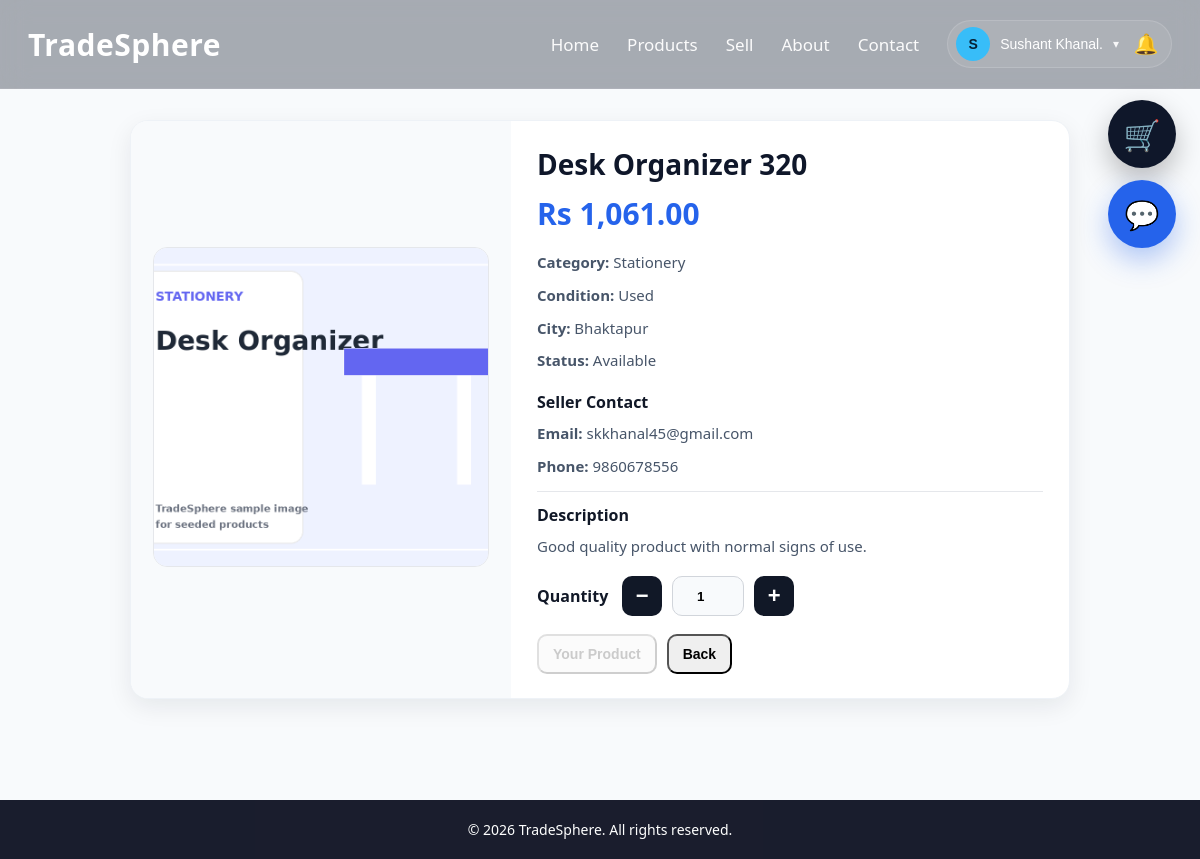
The page /product_details.php?id=91 (signed in) on the database its author committed.
### tables this page shows
CREATE TABLE `users` (
  `id` int(11) NOT NULL,
  `name` varchar(100) DEFAULT NULL,
  `email` varchar(150) DEFAULT NULL,
  `password` varchar(255) DEFAULT NULL,
  `role` enum('user','admin') DEFAULT 'user',
  `is_verified` tinyint(1) DEFAULT 0,
  `email_otp` varchar(255) DEFAULT NULL,
  `otp_expires_at` datetime DEFAULT NULL,
  `reset_token` varchar(255) DEFAULT NULL,
  `reset_expires_at` datetime DEFAULT NULL,
  `created_at` timestamp NOT NULL DEFAULT current_timestamp(),
  `seller_status` enum('none','pending','approved','rejected') DEFAULT 'none',
  `seller_requested_at` datetime DEFAULT NULL,
  `seller_verified_at` datetime DEFAULT NULL,
  `account_status` enum('active','pending_admin','removed') DEFAULT 'active',
  `removal_reason` text DEFAULT NULL,
  `removed_at` datetime DEFAULT NULL,
  `reapply_requested_at` datetime DEFAULT NULL
);

CREATE TABLE `products` (
  `id` int(11) NOT NULL,
  `user_id` int(11) DEFAULT NULL,
  `name` varchar(255) DEFAULT NULL,
  `category_id` int(11) DEFAULT NULL,
  `price` decimal(10,2) DEFAULT NULL,
  `city` varchar(100) DEFAULT NULL,
  `seller_email` varchar(150) DEFAULT NULL,
  `contact_number` varchar(20) DEFAULT NULL,
  `contact_info` varchar(255) DEFAULT NULL,
  `image` varchar(255) DEFAULT NULL,
  `description` text DEFAULT NULL,
  `product_condition` varchar(50) DEFAULT NULL,
  `status` enum('available','sold') DEFAULT 'available',
  `created_at` timestamp NOT NULL DEFAULT current_timestamp(),
  `average_rating` decimal(3,2) NOT NULL DEFAULT 0.00,
  `rating_count` int(11) NOT NULL DEFAULT 0,
  `ai_status` enum('approved','manual_review','rejected','skipped') DEFAULT 'skipped',
  `ai_reason` text DEFAULT NULL
);

CREATE TABLE `categories` (
  `id` int(11) NOT NULL,
  `name` varchar(100) NOT NULL
);

### includes/recommendation_helper.php (called while the page is built, shortened)
<?php
function getSimilarProducts($conn, $productId, $limit = 4) {
    $productId = (int)$productId;
    $targetRes = $conn->query("
        SELECT p.*, c.name AS category_name
        FROM products p
        LEFT JOIN categories c ON p.category_id = c.id
        WHERE p.id = $productId
        LIMIT 1
    ");
    $similar = [];
    usort($similar, function ($a, $b) {
        if ($a['recommendation_score'] == $b['recommendation_score']) {
            return (int)$b['id'] <=> (int)$a['id'];
        }
        return $b['recommendation_score'] <=> $a['recommendation_score'];
    });
    return array_slice($similar, 0, $limit);
}
?>

### product_details.php (the view, shortened to what this page needs)
<?php
include "config/db.php";
include "includes/recommendation_helper.php";
$productId = isset($_GET['id']) ? (int)$_GET['id'] : 0;
$res = $conn->query("
    SELECT p.*, c.name AS category_name
    FROM products p
    LEFT JOIN categories c ON p.category_id = c.id
    WHERE p.id = $productId
    LIMIT 1
");
$product = $res ? $res->fetch_assoc() : null;
$viewerId = 0;
if (isset($_SESSION['user'])) {
    $userEmail = $conn->real_escape_string($_SESSION['user']);
    $viewerRes = $conn->query("SELECT id FROM users WHERE email='$userEmail' LIMIT 1");
    $viewer = $viewerRes ? $viewerRes->fetch_assoc() : null;
    if ($viewer) {
        $viewerId = (int)$viewer['id'];
        $viewedCategoryId = (int)($product['category_id'] ?? 0);
        $recentViewCheck = $conn->query("
            SELECT id
            FROM product_views
            WHERE user_id = $viewerId
            AND product_id = $productId
            ORDER BY viewed_at DESC
            LIMIT 1
        ");
        if ($recentViewCheck && $recentViewCheck->num_rows > 0) {
            $row = $recentViewCheck->fetch_assoc();
            $viewId = (int)$row['id'];
            $conn->query("
                UPDATE product_views
                SET viewed_at = NOW(), category_id = $viewedCategoryId
                WHERE id = $viewId
            ");
        } else {
            $conn->query("
                INSERT INTO product_views (user_id, product_id, category_id)
                VALUES ($viewerId, $productId, $viewedCategoryId)
            ");
        }
    }
}
$similarProducts = getSimilarProducts($conn, $productId, 4);
?>
<!DOCTYPE html>
<html lang="en">
<head>
    <link rel="stylesheet" href="css/style.css">
</head>
<body>
<?php include "includes/navbar.php"; ?>
<div class="page-wrap">
    <div class="container product-detail-wrap">
        <div class="product-detail-card">
            <div class="product-detail-left">
                <div class="image-box">
                    <img src="uploads/<?php echo htmlspecialchars($product['image']); ?>" alt="Product Image">
                </div>
            </div>
            <div class="product-detail-right">
                <h2 class="product-detail-title"><?php echo htmlspecialchars($product['name']); ?></h2>
                <div class="product-detail-price">
                    Rs <?php echo number_format((float)$product['price'], 2); ?>
                </div>
                <p class="detail-meta"><strong>Category:</strong> <?php echo htmlspecialchars($product['category_name']); ?></p>
                <p class="detail-meta"><strong>Condition:</strong> <?php echo htmlspecialchars($product['product_condition']); ?></p>
                <p class="detail-meta"><strong>City:</strong> <?php echo htmlspecialchars($product['city']); ?></p>
                <p class="detail-meta"><strong>Status:</strong> <?php echo htmlspecialchars(ucfirst($product['status'])); ?></p>
                <div class="detail-section-title">Seller Contact</div>
                <p class="detail-meta"><strong>Email:</strong> <?php echo htmlspecialchars($product['seller_email']); ?></p>
                <p class="detail-meta"><strong>Phone:</strong> <?php echo htmlspecialchars($product['contact_number'] ?? 'Not provided'); ?></p>
                <?php if (!empty($product['description'])): ?>
                    <div class="detail-description">
                        <div class="detail-section-title" style="margin-top:0;">Description</div>
                        <p class="detail-meta"><?php echo nl2br(htmlspecialchars($product['description'])); ?></p>
                    </div>
                <?php endif; ?>
                <?php if (isset($_SESSION['user'])): ?>
                    <?php if ($product['status'] !== 'sold'): ?>
                        <form method="POST">
                            <div class="qty-row">
                                <label>Quantity</label>
                                <div class="qty-control">
                                    <button type="button" class="qty-btn" onclick="decreaseQty()">−</button>
                                    <input
                                        type="number"
                                        id="quantity"
                                        name="quantity"
                                        min="1"
                                        value="1"
                                        readonly
                                        required
                                    >
                                    <button type="button" class="qty-btn" onclick="increaseQty()">+</button>
                                </div>
                            </div>
                            <div class="detail-actions">
                                <?php if ((int)$product['user_id'] !== $viewerId): ?>
                                    <button type="submit" name="add_to_cart" class="small-btn dark">
                                        Add to Cart
                                    </button>
                                <?php else: ?>
                                    <button type="button" class="small-btn dark" disabled style="opacity:0.7; cursor:not-allowed;">
                                        Your Product
                                    </button>
                                <?php endif; ?>
                                <button type="button" onclick="window.history.back()" class="small-btn">
                                    Back
                                </button>
                            </div>
                        </form>
                    <?php endif; ?>
                <?php endif; ?>
            </div>
        </div>
    </div>
</div>
<footer>© 2026 TradeSphere. All rights reserved.</footer>
</body>
</html>

### includes/navbar.php (shortened to what this page needs)
<?php
include_once __DIR__ . "/../config/db.php";
$navUser = null;
$navCartCount = 0;
if (isset($_SESSION['user'])) {
    $navEmail = $conn->real_escape_string($_SESSION['user']);
    $navRes = $conn->query("
        SELECT id, name, email
        FROM users
        WHERE email='$navEmail'
        LIMIT 1
    ");
    $navUser = $navRes ? $navRes->fetch_assoc() : null;
    if ($navUser) {
        $navUserId = (int)$navUser['id'];
        $cartRes = $conn->query("
            SELECT SUM(quantity) AS total
            FROM cart
            WHERE user_id=$navUserId
        ");
        if ($cartRes) {
            $cartData = $cartRes->fetch_assoc();
            $navCartCount = (int)($cartData['total'] ?? 0);
        }
    }
}
$firstLetter = $navUser ? strtoupper(substr($navUser['name'], 0, 1)) : "U";
?>
<nav class="navbar">
    <div class="navbar-inner">
        <div class="logo">
            <a href="index.php">TradeSphere</a>
        </div>
        <div class="nav-links" id="navLinks">
            <a href="index.php">Home</a>
            <a href="products.php">Products</a>
            <a href="sell.php">Sell</a>
            <a href="index.php#about">About</a>
            <a href="index.php#contact">Contact</a>
            <?php if ($navUser): ?>
                <div class="profile-menu">
                    <div class="profile-combo">
                        <button type="button" class="profile-toggle" id="profileToggle">
                            <span class="profile-avatar">
                                <?php echo htmlspecialchars($firstLetter); ?>
                            </span>
                            <span class="profile-name">
                                <?php echo htmlspecialchars($navUser['name']); ?>
                            </span>
                            <span class="profile-caret">▾</span>
                        </button>
                        <button
                            type="button"
                            class="notification-btn"
                            onclick="toggleNotifications()"
                            title="Notifications"
                        >
                            🔔
                        </button>
                    </div>
                </div>
            <?php else: ?>
                <a href="login.php">Login</a>
                <a href="register.php" class="nav-btn">Register</a>
            <?php endif; ?>
        </div>
    </div>
</nav>
<?php if ($navUser): ?>
    <a
        href="cart.php"
        id="floatingCart"
        class="floating-cart <?php echo ($navCartCount > 0) ? 'cart-active' : ''; ?>"
        title="View Cart"
    >
        🛒
    </a>
    <a
        href="messages.php"
        id="floatingMessages"
        class="floating-message-btn"
        title="Messages"
    >
        💬
    </a>
<?php endif; ?>

### product_details.php (style rules this page uses)
.product-detail-wrap { max-width:980px;margin:0 auto; }
.product-detail-card { background:#fff;border-radius:18px;box-shadow:0 8px 24px rgba(15,23,42,.08);border:1px solid #eef2f7;overflow:hidden;display:grid;grid-template-columns:380px 1fr; }
.product-detail-left { background:#f8fafc;padding:22px;display:flex;align-items:center;justify-content:center; }
.product-detail-left img { width:100%;height:320px;object-fit:cover;border-radius:14px;border:1px solid #e5e7eb;background:#fff; }
.product-detail-right { padding:24px 26px; }
.product-detail-title { margin:0 0 10px;font-size:28px;color:#0f172a; }
.product-detail-price { font-size:30px;font-weight:700;color:#2563eb;margin-bottom:16px; }
.detail-meta { margin:8px 0;color:#475569;line-height:1.65;font-size:15px; }
.detail-section-title { margin:18px 0 8px;font-size:16px;font-weight:700;color:#111827; }
.detail-description { margin-top:12px;padding-top:12px;border-top:1px solid #e5e7eb; }
.qty-row { margin-top:18px;display:flex;align-items:center;gap:14px;flex-wrap:wrap; }
.qty-row label { font-weight:700;color:#111827; }
.qty-control { display:flex;align-items:center;gap:10px; }
.qty-btn { width:40px;height:40px;border:none;border-radius:10px; background:#111827;color:white;font-size:22px;font-weight:800; cursor:pointer;display:flex;align-items:center;justify-content:center; }
#quantity { width:72px;height:40px;text-align:center;font-weight:800; border:1px solid #d1d5db;border-radius:10px;background:#f8fafc; }
.detail-actions { display:flex;flex-wrap:wrap;gap:10px;margin-top:18px; }

### rows shown on the page
users: name "S", name "Sushant Khanal."
products: image (picture), name "Desk Organizer 320", price "1,061.00", category.name "Stationery", product_condition "Used", city "Bhaktapur", status "Available", seller_email "skkhanal45@gmail.com", contact_number "9860678556", description "Good quality product with normal signs of use."
